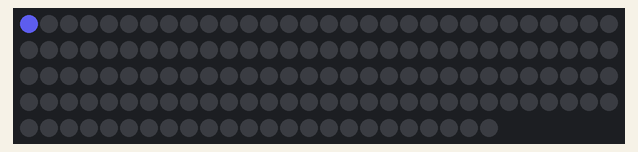
The sketch below on a simulated Arduino Uno, built with avr-gcc and run on an emulated ATmega328P. Parts: 144 RGB LEDs in strip order, left to right, continuing on the next row. Dim RGB values are drawn brighter than linear; random numbers use the default seed unless the sketch sets one.

Above: at 0.1 s.
At 2.79 s:
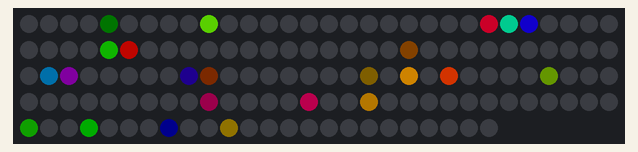
At 7.35 s:
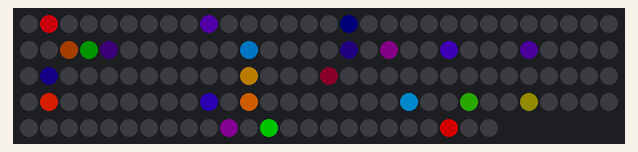
At 15.23 s:
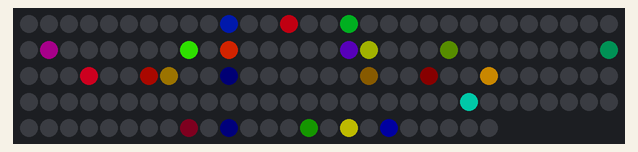
At 25.28 s:
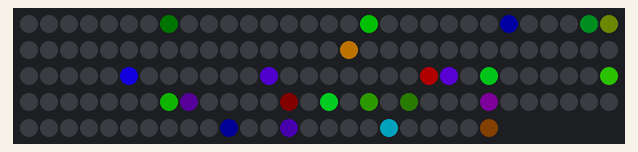
At 37.95 s:
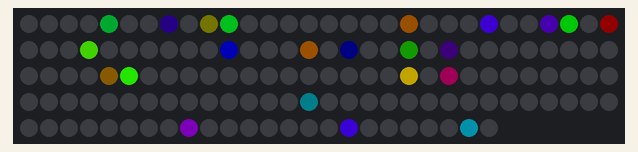

The sketch:

TETRAEDR4.ino
```cpp
// ===== НАСТРОЙКИ =====
#define EDGE_LEDS 24  // кол-во диодов на ребре куба
#define LED_DI 2      // пин подключения
#define BRIGHT 200    // яркость
#define THETIME 5

int bright = BRIGHT;

const int NUM_LEDS = (EDGE_LEDS * 6);
#include <FastLED.h>
CRGB leds[NUM_LEDS];
int head = 72;
int head_begin = 71;
int head_end = 96;
int comet_color = 0;
int shift_time = 100;
unsigned long prewmillis = 0;

int headr = 96;
int head_beginr = 96;
int head_endr = 71;
int comet_colorr = 0;
int shift_timer = 100;
unsigned long prewmillisr = 0;

unsigned long prewrefading = 0;
unsigned long prewfading = 0;
bool fadingdir = false;
bool flagfading = false;

unsigned long prewcreateglowig = 0;
int glow_color[NUM_LEDS];
int glow_bright[NUM_LEDS];
bool create_glow = true;

void setup() {
  // put your setup code here, to run once:
  FastLED.addLeds<WS2812, LED_DI, GRB>(leds, NUM_LEDS).setCorrection(TypicalLEDStrip);
  FastLED.setBrightness(bright);
  leds[0].setRGB(100, 100, 255);
  FastLED.show();
  delay(1000);
  FastLED.clear();
  FastLED.show();
  randomSeed(analogRead(A0));
  for (int i = 0; i < NUM_LEDS; i++) {
    glow_bright[i] = 0;
  }
}

void loop() {
  // put your main code here, to run repeatedly:
  //  if (millis() - prewmillisr > shift_timer) {
  //    cometaReverced();
  //    prewmillisr = millis();
  //  }
  //  if (millis() - prewmillis > shift_time) {
  //    cometa();
  //    prewmillis = millis();
  //  }
  //
  if (millis() - prewcreateglowig > 50) {
    glowing();
    prewcreateglowig = millis();
    create_glow = true;
  }
  /* if (millis() - prewrefading > THETIME * 1000) {
     flagfading = true;
     fadingdir = true;
     prewrefading = millis();
    }
    if (flagfading) {
     fading();
    }*/
}

void glowing() {
  int randglow = random(NUM_LEDS);
  if (create_glow) {
    glow_bright[randglow] = 255;
    glow_color[randglow]=random(255);
    leds[randglow].setHSV(glow_color[randglow], 255, glow_bright[randglow]);
    create_glow = false;
  }

  for (int i = 0; i < NUM_LEDS; i++) {
    if (glow_bright[i] > 0) {
      glow_bright[i] -= 10;
      if (glow_bright[i] < 0) {
        glow_bright[i] = 0;
      }
      leds[i].setHSV(glow_color[i], 255 , glow_bright[i]);
    }
  }
  FastLED.show();
}

void cometa() {
  if (head - 11 == head_end) {
    head = random(0, 6) * EDGE_LEDS;
    head_end = head + EDGE_LEDS;
    head_begin = head - 1;
    shift_time = random(50, 90);
    comet_color = random(0, 255);
  }
  for (int i = 0; i < 11; i++) {
    if ((head - i < head_end) and (head - i > head_begin) and (headr - i >= 0)) {
      leds[head - i].setHSV(comet_color, 255 - i * 15, 255 - i * 24);
    }
  }
  leds[head - 11].setRGB(0, 0, 0);
  head += 1;
  FastLED.show();
}

void cometaReverced() {
  if (headr + 11 == head_endr) {
    headr = random(1, 6) * EDGE_LEDS;
    head_endr = headr - EDGE_LEDS - 1;
    head_beginr = headr;
    shift_timer = random(50, 90);
    comet_colorr = random(0, 255);
  }
  for (int i = 0; i < 11; i++) {
    if ((headr + i > head_endr) and (headr + i < head_beginr) and (headr + i >= 0)) {
      leds[headr + i].setHSV(comet_colorr, 255 - i * 15, 255 - i * 24);
    }
  }
  leds[headr + 11].setRGB(0, 0, 0);
  headr -= 1;
  FastLED.show();
}

void fading() {
  if (bright == 0) {
    fadingdir = false;
    delay(100);
  }
  if (fadingdir) {
    if (millis() - prewfading > 10) {
      bright -= 1;
      prewfading = millis();
    }
  } else {
    if (bright == BRIGHT) {
      flagfading = false;
    }
    if (millis() - prewfading > 10) {
      bright += 1;
      prewfading = millis();
    }
  }
  FastLED.setBrightness(bright);
}


/*
  void simmetr() {
  for (int j = 0; j < 4; j++) {
    for (int i = 0; i <= NUM_LEDS; i += EDGE_LEDS) {
      leds[i + j].setRGB(255 - j * 12, 0, 100);
      leds[i + 23 - j].setRGB(100, 0, 255 - j * 12);
    }
  }
  }
*/
```
